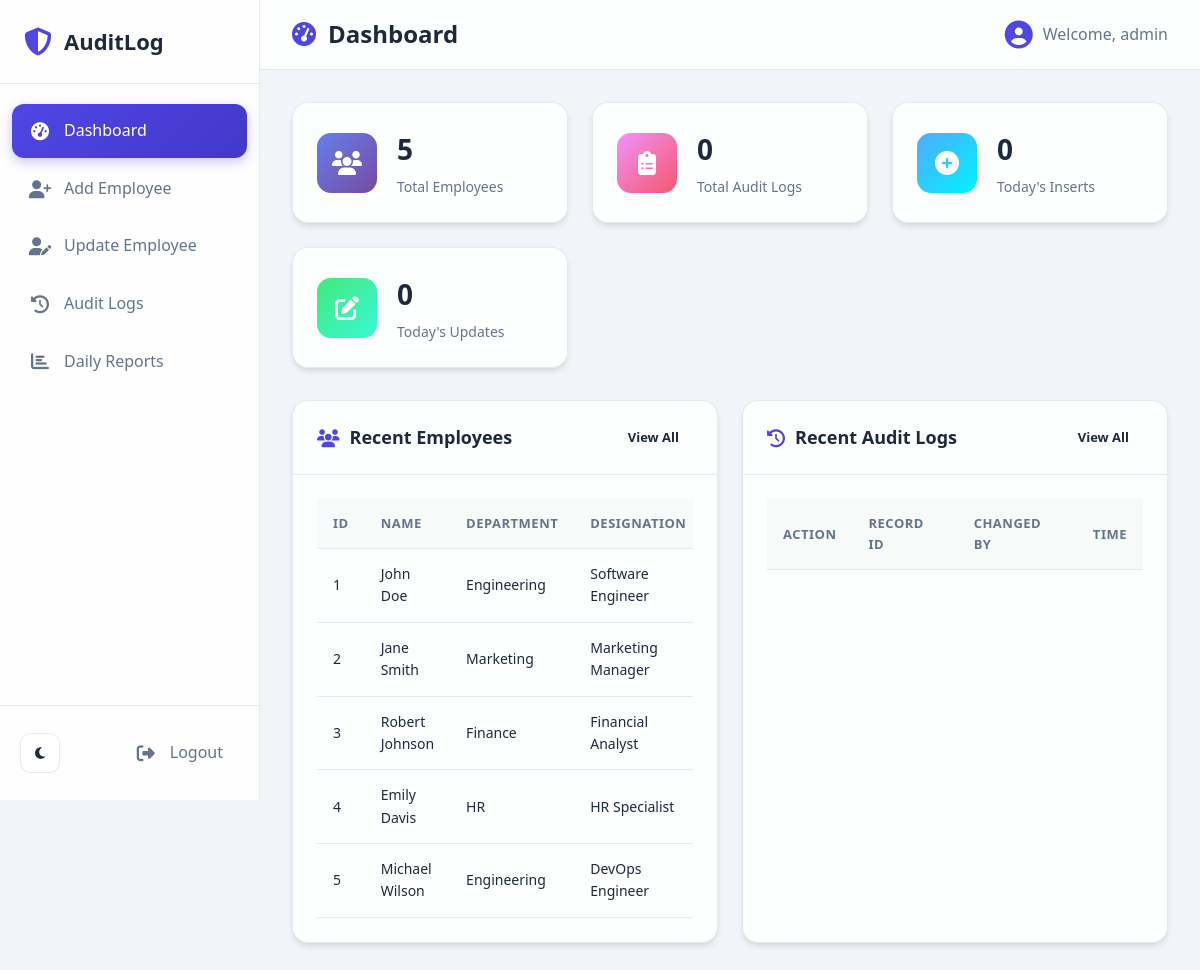
Page /dashboard.php (signed in) on the committed database.
### tables this page shows
CREATE TABLE IF NOT EXISTS employees (
    emp_id INT AUTO_INCREMENT PRIMARY KEY,
    first_name VARCHAR(50) NOT NULL,
    last_name VARCHAR(50) NOT NULL,
    email VARCHAR(100) NOT NULL UNIQUE,
    phone VARCHAR(20),
    department VARCHAR(50) NOT NULL,
    designation VARCHAR(50) NOT NULL,
    salary DECIMAL(10,2) NOT NULL,
    joining_date DATE NOT NULL,
    status ENUM('Active', 'Inactive') DEFAULT 'Active',
    created_at TIMESTAMP DEFAULT CURRENT_TIMESTAMP,
    updated_at TIMESTAMP DEFAULT CURRENT_TIMESTAMP ON UPDATE CURRENT_TIMESTAMP
);

### dashboard.php (the view, shortened to what this page needs)
<?php
require_once 'config.php';
$stats = [
    'total_employees' => 0,
    'total_logs' => 0,
    'today_inserts' => 0,
    'today_updates' => 0
];
$result = $conn->query("SELECT COUNT(*) as count FROM employees");
if ($result) $stats['total_employees'] = $result->fetch_assoc()['count'];
$result = $conn->query("SELECT COUNT(*) as count FROM audit_logs");
if ($result) $stats['total_logs'] = $result->fetch_assoc()['count'];
$today = date('Y-m-d');
$stmt = $conn->prepare("SELECT COUNT(*) as count FROM audit_logs WHERE action_type = 'INSERT' AND DATE(changed_at) = ?");
$stmt->bind_param("s", $today);
$stmt->execute();
$result = $stmt->get_result();
if ($result) $stats['today_inserts'] = $result->fetch_assoc()['count'];
$stmt = $conn->prepare("SELECT COUNT(*) as count FROM audit_logs WHERE action_type = 'UPDATE' AND DATE(changed_at) = ?");
$stmt->bind_param("s", $today);
$stmt->execute();
$result = $stmt->get_result();
if ($result) $stats['today_updates'] = $result->fetch_assoc()['count'];
$recent_employees = $conn->query("SELECT * FROM employees ORDER BY created_at DESC LIMIT 5");
?>
<!DOCTYPE html>
<html lang="en" data-theme="light">
<head>
    <link rel="stylesheet" href="assets/css/style.css">
    <link rel="stylesheet" href="https://cdnjs.cloudflare.com/ajax/libs/font-awesome/6.4.0/css/all.min.css">
</head>
<body>
    <div class="app-container">
        <aside class="sidebar">
            <div class="sidebar-header">
                <i class="fas fa-shield-alt"></i>
                <span>AuditLog</span>
            </div>
            <nav class="sidebar-nav">
                <a href="dashboard.php" class="nav-link active">
                    <i class="fas fa-tachometer-alt"></i>
                    <span>Dashboard</span>
                </a>
                <a href="add_employee.php" class="nav-link">
                    <i class="fas fa-user-plus"></i>
                    <span>Add Employee</span>
                </a>
                <a href="update_employee.php" class="nav-link">
                    <i class="fas fa-user-edit"></i>
                    <span>Update Employee</span>
                </a>
                <a href="logs.php" class="nav-link">
                    <i class="fas fa-history"></i>
                    <span>Audit Logs</span>
                </a>
                <a href="reports.php" class="nav-link">
                    <i class="fas fa-chart-bar"></i>
                    <span>Daily Reports</span>
                </a>
            </nav>
            <div class="sidebar-footer">
                <button class="theme-toggle" onclick="toggleTheme()" title="Toggle Dark Mode">
                    <i class="fas fa-moon"></i>
                </button>
                <a href="logout.php" class="nav-link logout">
                    <i class="fas fa-sign-out-alt"></i>
                    <span>Logout</span>
                </a>
            </div>
        </aside>
        <main class="main-content">
            <header class="main-header">
                <h1><i class="fas fa-tachometer-alt"></i> Dashboard</h1>
                <div class="user-info">
                    <i class="fas fa-user-circle"></i>
                    <span>Welcome, <?php echo htmlspecialchars($_SESSION['username']); ?></span>
                </div>
            </header>
            <div class="content-wrapper">
                <div class="stats-grid">
                    <div class="stat-card">
                        <div class="stat-icon" style="background: linear-gradient(135deg, #667eea 0%, #764ba2 100%);">
                            <i class="fas fa-users"></i>
                        </div>
                        <div class="stat-info">
                            <h3><?php echo number_format($stats['total_employees']); ?></h3>
                            <p>Total Employees</p>
                        </div>
                    </div>
                    <div class="stat-card">
                        <div class="stat-icon" style="background: linear-gradient(135deg, #f093fb 0%, #f5576c 100%);">
                            <i class="fas fa-clipboard-list"></i>
                        </div>
                        <div class="stat-info">
                            <h3><?php echo number_format($stats['total_logs']); ?></h3>
                            <p>Total Audit Logs</p>
                        </div>
                    </div>
                    <div class="stat-card">
                        <div class="stat-icon" style="background: linear-gradient(135deg, #4facfe 0%, #00f2fe 100%);">
                            <i class="fas fa-plus-circle"></i>
                        </div>
                        <div class="stat-info">
                            <h3><?php echo number_format($stats['today_inserts']); ?></h3>
                            <p>Today's Inserts</p>
                        </div>
                    </div>
                    <div class="stat-card">
                        <div class="stat-icon" style="background: linear-gradient(135deg, #43e97b 0%, #38f9d7 100%);">
                            <i class="fas fa-edit"></i>
                        </div>
                        <div class="stat-info">
                            <h3><?php echo number_format($stats['today_updates']); ?></h3>
                            <p>Today's Updates</p>
                        </div>
                    </div>
                </div>
                <div class="dashboard-grid">
                    <div class="card">
                        <div class="card-header">
                            <h2><i class="fas fa-users"></i> Recent Employees</h2>
                            <a href="add_employee.php" class="btn btn-sm">View All</a>
                        </div>
                        <div class="card-body">
                            <div class="table-responsive">
                                <table class="data-table">
                                    <thead>
                                        <tr>
                                            <th>ID</th>
                                            <th>Name</th>
                                            <th>Department</th>
                                            <th>Designation</th>
                                        </tr>
                                    </thead>
                                    <tbody>
                                        <?php while ($emp = $recent_employees->fetch_assoc()): ?>
                                        <tr>
                                            <td><?php echo $emp['emp_id']; ?></td>
                                            <td><?php echo htmlspecialchars($emp['first_name'] . ' ' . $emp['last_name']); ?></td>
                                            <td><?php echo htmlspecialchars($emp['department']); ?></td>
                                            <td><?php echo htmlspecialchars($emp['designation']); ?></td>
                                        </tr>
                                        <?php endwhile; ?>
                                    </tbody>
                                </table>
                            </div>
                        </div>
                    </div>
                    <div class="card">
                        <div class="card-header">
                            <h2><i class="fas fa-history"></i> Recent Audit Logs</h2>
                            <a href="logs.php" class="btn btn-sm">View All</a>
                        </div>
                        <div class="card-body">
                            <div class="table-responsive">
                                <table class="data-table">
                                    <thead>
                                        <tr>
                                            <th>Action</th>
                                            <th>Record ID</th>
                                            <th>Changed By</th>
                                            <th>Time</th>
                                        </tr>
                                    </thead>
                                </table>
                            </div>
                        </div>
                    </div>
                </div>
            </div>
        </main>
    </div>
</body>
</html>

### rows in the picture
employees: emp_id "1", first_name+last_name "John Doe", department "Engineering", designation "Software Engineer"
employees: emp_id "2", first_name+last_name "Jane Smith", department "Marketing", designation "Marketing Manager"
employees: emp_id "3", first_name+last_name "Robert Johnson", department "Finance", designation "Financial Analyst"
employees: emp_id "4", first_name+last_name "Emily Davis", department "HR", designation "HR Specialist"
employees: emp_id "5", first_name+last_name "Michael Wilson", department "Engineering", designation "DevOps Engineer"

### other values in the picture
$_SESSION['username'] "admin"
$stats['total_employees'] "5"
$stats['total_logs'] "0"
$stats['today_inserts'] "0"
$stats['today_updates'] "0"
